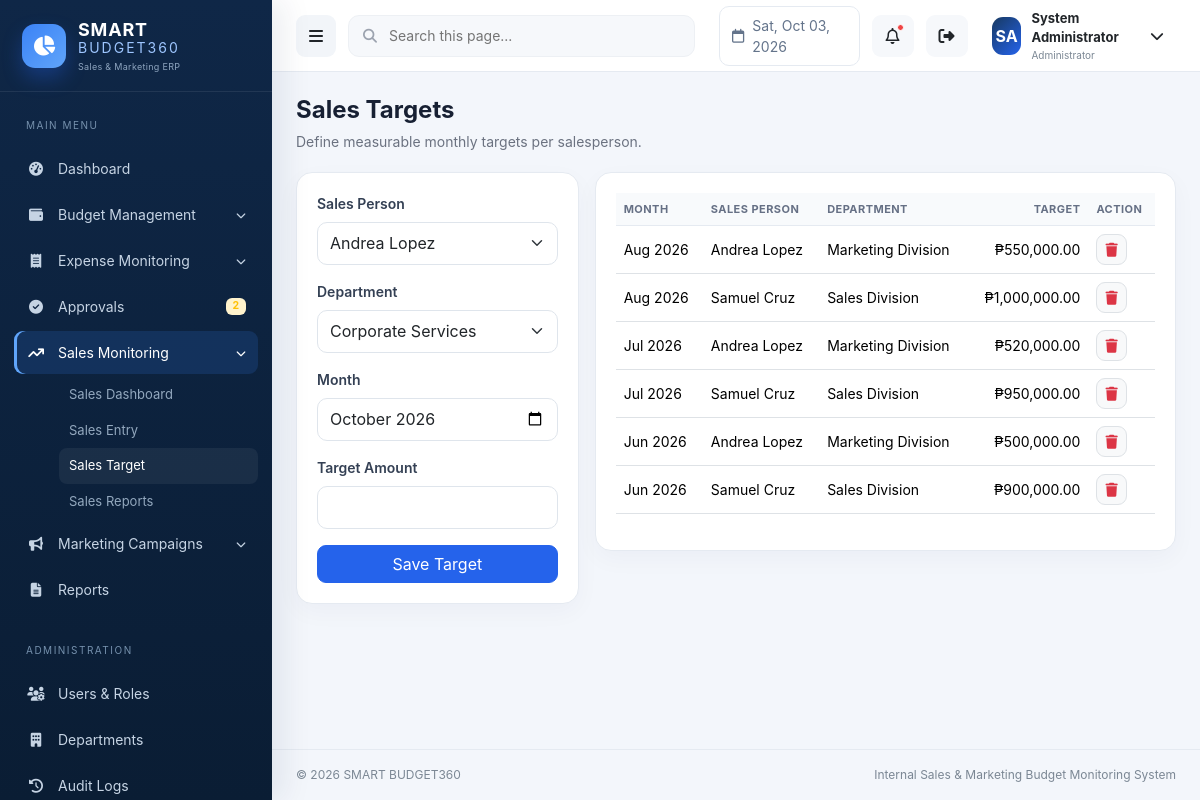
The app's page /sales/targets.php (signed in) with its own data.
### tables this page shows
CREATE TABLE sales_targets (
  id INT UNSIGNED AUTO_INCREMENT PRIMARY KEY,
  salesperson_id INT UNSIGNED NOT NULL,
  department_id INT UNSIGNED NOT NULL,
  target_month DATE NOT NULL,
  target_amount DECIMAL(15,2) NOT NULL DEFAULT 0,
  created_by INT UNSIGNED NOT NULL,
  created_at TIMESTAMP DEFAULT CURRENT_TIMESTAMP,
  updated_at TIMESTAMP DEFAULT CURRENT_TIMESTAMP ON UPDATE CURRENT_TIMESTAMP,
  CONSTRAINT fk_target_salesperson FOREIGN KEY (salesperson_id) REFERENCES users(id),
  CONSTRAINT fk_target_department FOREIGN KEY (department_id) REFERENCES departments(id),
  CONSTRAINT fk_target_creator FOREIGN KEY (created_by) REFERENCES users(id),
  UNIQUE KEY uq_sales_target (salesperson_id,target_month)
);

CREATE TABLE departments (
  id INT UNSIGNED AUTO_INCREMENT PRIMARY KEY,
  name VARCHAR(120) NOT NULL UNIQUE,
  code VARCHAR(20) NOT NULL UNIQUE,
  is_active TINYINT(1) NOT NULL DEFAULT 1,
  created_at TIMESTAMP DEFAULT CURRENT_TIMESTAMP,
  updated_at TIMESTAMP DEFAULT CURRENT_TIMESTAMP ON UPDATE CURRENT_TIMESTAMP
);

### includes/functions.php (called while the page is built, shortened)
<?php
function db(): PDO
{
    static $pdo = null;
    if (!$pdo) {
        $pdo = (new Database())->connect();
    }
    return $pdo;
}
function e(?string $value): string
{
    return htmlspecialchars((string)$value, ENT_QUOTES, 'UTF-8');
}
function url(string $path = ''): string
{
    return BASE_URL . ($path ? '/' . ltrim($path, '/') : '');
}
function csrf_token(): string
{
    return $_SESSION['csrf_token'];
}
function money(float|int|string|null $amount): string
{
    return APP_CURRENCY_SYMBOL . number_format((float)$amount, 2);
}
function departments(): array
{
    return db()->query('SELECT id, name FROM departments WHERE is_active = 1 ORDER BY name')->fetchAll();
}
function users_for_select(): array
{
    return db()->query("SELECT u.id, CONCAT(u.first_name, ' ', u.last_name) AS full_name, r.name role_name FROM users u JOIN roles r ON r.id=u.role_id WHERE u.is_active=1 ORDER BY u.first_name, u.last_name")->fetchAll();
}

### sales/targets.php (the view, shortened to what this page needs)
<?php
$rows=db()->query("SELECT st.*,CONCAT(u.first_name,' ',u.last_name) person,d.name department FROM sales_targets st JOIN users u ON u.id=st.salesperson_id JOIN departments d ON d.id=st.department_id ORDER BY st.target_month DESC,person")->fetchAll();$users=users_for_select();$departments=departments();require ROOT_PATH.'/includes/header.php';?>
<div class="page-head"><div><h1>Sales Targets</h1><p>Define measurable monthly targets per salesperson.</p></div></div><?php if($errors):?><div class="alert alert-danger"><?=e(implode(' ',$errors))?></div><?php endif;?><div class="row g-3"><div class="col-lg-4"><div class="card-panel"><div class="card-body"><form method="post"><?=csrf_field()?><div class="mb-3"><label class="form-label">Sales Person</label><select class="form-select" name="salesperson_id" required><?php foreach($users as $u):?><option value="<?=$u['id']?>"><?=e($u['full_name'])?></option><?php endforeach;?></select></div><div class="mb-3"><label class="form-label">Department</label><select class="form-select" name="department_id"><?php foreach($departments as $d):?><option value="<?=$d['id']?>"><?=e($d['name'])?></option><?php endforeach;?></select></div><div class="mb-3"><label class="form-label">Month</label><input class="form-control" type="month" name="target_month" value="<?=e(date('Y-m'))?>"></div><div class="mb-3"><label class="form-label">Target Amount</label><input class="form-control" type="number" step=".01" min=".01" name="target_amount"></div><button class="btn btn-primary w-100">Save Target</button></form></div></div></div><div class="col-lg-8"><div class="card-panel"><div class="card-body"><div class="table-responsive"><table class="table data-table"><thead><tr><th>Month</th><th>Sales Person</th><th>Department</th><th class="text-end">Target</th><th>Action</th></tr></thead><tbody><?php foreach($rows as $r):?><tr><td><?=e(date('M Y',strtotime($r['target_month'])))?></td><td><?=e($r['person'])?></td><td><?=e($r['department'])?></td><td class="text-end"><?=money($r['target_amount'])?></td><td><a data-confirm="Delete this target?" class="btn btn-sm btn-light border text-danger" href="<?=e(url('sales/targets.php?delete='.$r['id'].'&token='.csrf_token()))?>"><i class="fa-solid fa-trash"></i></a></td></tr><?php endforeach;?></tbody></table></div></div></div></div></div><?php require ROOT_PATH.'/includes/footer.php';?>

### assets/css/app.css (style rules this page uses)
:root { --navy:#0f2747;--navy2:#173961;--royal:#2563eb;--green:#16a34a;--orange:#f59e0b;--purple:#7c3aed; --surface:#ffffff;--bg:#f3f6fb;--text:#172033;--muted:#6b7280;--border:#e5eaf1;--sidebar:272px;--topbar:72px; }
* { box-sizing:border-box }
body { margin:0;background:var(--bg);color:var(--text);font-family:Inter,Segoe UI,Arial,sans-serif;font-size:14px }
.page-head { display:flex;align-items:flex-start;justify-content:space-between;gap:16px;margin-bottom:20px }
.page-head h1 { font-size:24px;font-weight:750;margin:0 }
.page-head p { margin:6px 0 0;color:var(--muted) }
.card-panel { background:#fff;border:1px solid var(--border);border-radius:16px;box-shadow:0 8px 24px rgba(15,39,71,.035) }
.card-panel .card-body { padding:20px }
.table { --bs-table-bg:transparent }
.table thead th { font-size:11px;text-transform:uppercase;letter-spacing:.45px;color:#667085;background:#f8fafc;border-bottom:1px solid var(--border);white-space:nowrap }
.table td { vertical-align:middle }
.form-label { font-weight:600;color:#344054 }
.form-control,.form-select { border-color:#dfe5ec;min-height:43px;border-radius:10px }
.btn { border-radius:9px }
.btn-primary { background:#2563eb;border-color:#2563eb }

### records on screen
sales_targets: target_month "Aug 2026", person "Andrea Lopez", department.name "Marketing Division", target_amount "₱550,000.00"
sales_targets: target_month "Aug 2026", person "Samuel Cruz", department.name "Sales Division", target_amount "₱1,000,000.00"
sales_targets: target_month "Jul 2026", person "Andrea Lopez", department.name "Marketing Division", target_amount "₱520,000.00"
sales_targets: target_month "Jul 2026", person "Samuel Cruz", department.name "Sales Division", target_amount "₱950,000.00"
sales_targets: target_month "Jun 2026", person "Andrea Lopez", department.name "Marketing Division", target_amount "₱500,000.00"
sales_targets: target_month "Jun 2026", person "Samuel Cruz", department.name "Sales Division", target_amount "₱900,000.00"

### other values on screen
$pendingApprovalCount "2"
role_name() "Administrator"
form field salesperson_id "Andrea Lopez"
form field department_id "Corporate Services"
